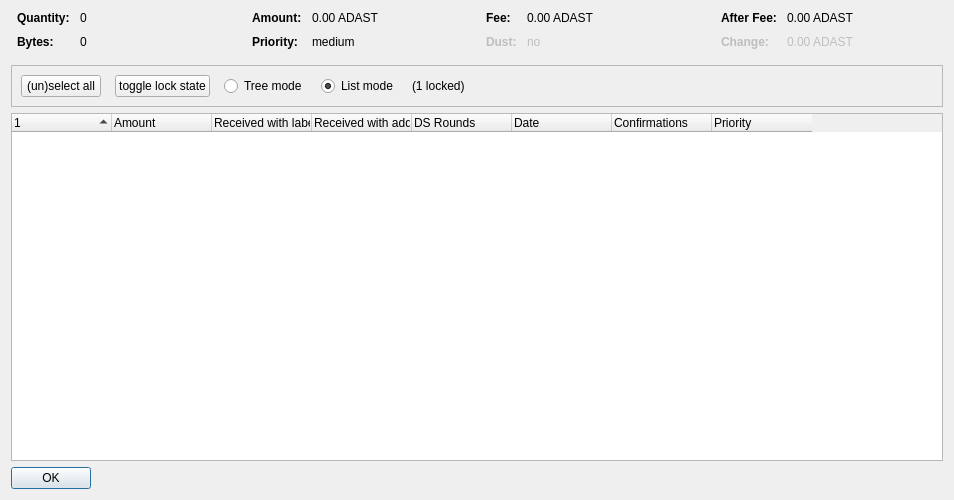
<?xml version="1.0" encoding="UTF-8"?>
<ui version="4.0">
 <class>CoinControlDialog</class>
 <widget class="QDialog" name="CoinControlDialog">
  <property name="geometry">
   <rect>
    <x>0</x>
    <y>0</y>
    <width>954</width>
    <height>500</height>
   </rect>
  </property>
  <property name="windowTitle">
   <string>Coin Selection</string>
  </property>
  <layout class="QVBoxLayout" name="verticalLayout">
   <item>
    <layout class="QHBoxLayout" name="horizontalLayoutTop" stretch="0,0,0,0">
     <property name="topMargin">
      <number>0</number>
     </property>
     <property name="bottomMargin">
      <number>10</number>
     </property>
     <item>
      <layout class="QFormLayout" name="formLayoutCoinControl1">
       <property name="horizontalSpacing">
        <number>10</number>
       </property>
       <property name="verticalSpacing">
        <number>10</number>
       </property>
       <property name="leftMargin">
        <number>6</number>
       </property>
       <property name="rightMargin">
        <number>6</number>
       </property>
       <item row="0" column="0">
        <widget class="QLabel" name="labelCoinControlQuantityText">
         <property name="font">
          <font>
           <weight>75</weight>
           <bold>true</bold>
          </font>
         </property>
         <property name="text">
          <string>Quantity:</string>
         </property>
        </widget>
       </item>
       <item row="0" column="1">
        <widget class="QLabel" name="labelCoinControlQuantity">
         <property name="cursor">
          <cursorShape>IBeamCursor</cursorShape>
         </property>
         <property name="contextMenuPolicy">
          <enum>Qt::ActionsContextMenu</enum>
         </property>
         <property name="text">
          <string notr="true">0</string>
         </property>
         <property name="textInteractionFlags">
          <set>Qt::LinksAccessibleByMouse|Qt::TextSelectableByKeyboard|Qt::TextSelectableByMouse</set>
         </property>
        </widget>
       </item>
       <item row="1" column="0">
        <widget class="QLabel" name="labelCoinControlBytesText">
         <property name="font">
          <font>
           <weight>75</weight>
           <bold>true</bold>
          </font>
         </property>
         <property name="text">
          <string>Bytes:</string>
         </property>
        </widget>
       </item>
       <item row="1" column="1">
        <widget class="QLabel" name="labelCoinControlBytes">
         <property name="cursor">
          <cursorShape>IBeamCursor</cursorShape>
         </property>
         <property name="contextMenuPolicy">
          <enum>Qt::ActionsContextMenu</enum>
         </property>
         <property name="text">
          <string notr="true">0</string>
         </property>
         <property name="textInteractionFlags">
          <set>Qt::LinksAccessibleByMouse|Qt::TextSelectableByKeyboard|Qt::TextSelectableByMouse</set>
         </property>
        </widget>
       </item>
      </layout>
     </item>
     <item>
      <layout class="QFormLayout" name="formLayoutCoinControl2">
       <property name="horizontalSpacing">
        <number>10</number>
       </property>
       <property name="verticalSpacing">
        <number>10</number>
       </property>
       <property name="leftMargin">
        <number>6</number>
       </property>
       <property name="rightMargin">
        <number>6</number>
       </property>
       <item row="0" column="0">
        <widget class="QLabel" name="labelCoinControlAmountText">
         <property name="font">
          <font>
           <weight>75</weight>
           <bold>true</bold>
          </font>
         </property>
         <property name="text">
          <string>Amount:</string>
         </property>
        </widget>
       </item>
       <item row="0" column="1">
        <widget class="QLabel" name="labelCoinControlAmount">
         <property name="cursor">
          <cursorShape>IBeamCursor</cursorShape>
         </property>
         <property name="contextMenuPolicy">
          <enum>Qt::ActionsContextMenu</enum>
         </property>
         <property name="text">
          <string notr="true">0.00 ADAST</string>
         </property>
         <property name="textInteractionFlags">
          <set>Qt::LinksAccessibleByMouse|Qt::TextSelectableByKeyboard|Qt::TextSelectableByMouse</set>
         </property>
        </widget>
       </item>
       <item row="1" column="0">
        <widget class="QLabel" name="labelCoinControlPriorityText">
         <property name="font">
          <font>
           <weight>75</weight>
           <bold>true</bold>
          </font>
         </property>
         <property name="text">
          <string>Priority:</string>
         </property>
        </widget>
       </item>
       <item row="1" column="1">
        <widget class="QLabel" name="labelCoinControlPriority">
         <property name="cursor">
          <cursorShape>IBeamCursor</cursorShape>
         </property>
         <property name="contextMenuPolicy">
          <enum>Qt::ActionsContextMenu</enum>
         </property>
         <property name="text">
          <string>medium</string>
         </property>
         <property name="textInteractionFlags">
          <set>Qt::LinksAccessibleByMouse|Qt::TextSelectableByKeyboard|Qt::TextSelectableByMouse</set>
         </property>
        </widget>
       </item>
      </layout>
     </item>
     <item>
      <layout class="QFormLayout" name="formLayoutCoinControl3">
       <property name="horizontalSpacing">
        <number>10</number>
       </property>
       <property name="verticalSpacing">
        <number>10</number>
       </property>
       <property name="leftMargin">
        <number>6</number>
       </property>
       <property name="rightMargin">
        <number>6</number>
       </property>
       <item row="0" column="0">
        <widget class="QLabel" name="labelCoinControlFeeText">
         <property name="font">
          <font>
           <weight>75</weight>
           <bold>true</bold>
          </font>
         </property>
         <property name="text">
          <string>Fee:</string>
         </property>
        </widget>
       </item>
       <item row="0" column="1">
        <widget class="QLabel" name="labelCoinControlFee">
         <property name="cursor">
          <cursorShape>IBeamCursor</cursorShape>
         </property>
         <property name="contextMenuPolicy">
          <enum>Qt::ActionsContextMenu</enum>
         </property>
         <property name="text">
          <string notr="true">0.00 ADAST</string>
         </property>
         <property name="textInteractionFlags">
          <set>Qt::LinksAccessibleByMouse|Qt::TextSelectableByKeyboard|Qt::TextSelectableByMouse</set>
         </property>
        </widget>
       </item>
       <item row="1" column="0">
        <widget class="QLabel" name="labelCoinControlLowOutputText">
         <property name="enabled">
          <bool>false</bool>
         </property>
         <property name="font">
          <font>
           <weight>75</weight>
           <bold>true</bold>
          </font>
         </property>
         <property name="text">
          <string>Dust:</string>
         </property>
        </widget>
       </item>
       <item row="1" column="1">
        <widget class="QLabel" name="labelCoinControlLowOutput">
         <property name="enabled">
          <bool>false</bool>
         </property>
         <property name="cursor">
          <cursorShape>IBeamCursor</cursorShape>
         </property>
         <property name="contextMenuPolicy">
          <enum>Qt::ActionsContextMenu</enum>
         </property>
         <property name="text">
          <string>no</string>
         </property>
         <property name="textInteractionFlags">
          <set>Qt::LinksAccessibleByMouse|Qt::TextSelectableByKeyboard|Qt::TextSelectableByMouse</set>
         </property>
        </widget>
       </item>
      </layout>
     </item>
     <item>
      <layout class="QFormLayout" name="formLayoutCoinControl4">
       <property name="horizontalSpacing">
        <number>10</number>
       </property>
       <property name="verticalSpacing">
        <number>10</number>
       </property>
       <property name="leftMargin">
        <number>6</number>
       </property>
       <property name="rightMargin">
        <number>6</number>
       </property>
       <item row="0" column="0">
        <widget class="QLabel" name="labelCoinControlAfterFeeText">
         <property name="font">
          <font>
           <weight>75</weight>
           <bold>true</bold>
          </font>
         </property>
         <property name="text">
          <string>After Fee:</string>
         </property>
        </widget>
       </item>
       <item row="0" column="1">
        <widget class="QLabel" name="labelCoinControlAfterFee">
         <property name="cursor">
          <cursorShape>IBeamCursor</cursorShape>
         </property>
         <property name="contextMenuPolicy">
          <enum>Qt::ActionsContextMenu</enum>
         </property>
         <property name="text">
          <string notr="true">0.00 ADAST</string>
         </property>
         <property name="textInteractionFlags">
          <set>Qt::LinksAccessibleByMouse|Qt::TextSelectableByKeyboard|Qt::TextSelectableByMouse</set>
         </property>
        </widget>
       </item>
       <item row="1" column="0">
        <widget class="QLabel" name="labelCoinControlChangeText">
         <property name="enabled">
          <bool>false</bool>
         </property>
         <property name="font">
          <font>
           <weight>75</weight>
           <bold>true</bold>
          </font>
         </property>
         <property name="text">
          <string>Change:</string>
         </property>
        </widget>
       </item>
       <item row="1" column="1">
        <widget class="QLabel" name="labelCoinControlChange">
         <property name="enabled">
          <bool>false</bool>
         </property>
         <property name="cursor">
          <cursorShape>IBeamCursor</cursorShape>
         </property>
         <property name="contextMenuPolicy">
          <enum>Qt::ActionsContextMenu</enum>
         </property>
         <property name="text">
          <string notr="true">0.00 ADAST</string>
         </property>
         <property name="textInteractionFlags">
          <set>Qt::LinksAccessibleByMouse|Qt::TextSelectableByKeyboard|Qt::TextSelectableByMouse</set>
         </property>
        </widget>
       </item>
      </layout>
     </item>
    </layout>
   </item>
   <item>
    <widget class="QFrame" name="frame">
     <property name="minimumSize">
      <size>
       <width>0</width>
       <height>40</height>
      </size>
     </property>
     <property name="frameShape">
      <enum>QFrame::StyledPanel</enum>
     </property>
     <property name="frameShadow">
      <enum>QFrame::Sunken</enum>
     </property>
     <layout class="QHBoxLayout" name="horizontalLayout">
      <item>
       <layout class="QHBoxLayout" name="horizontalLayoutPanel" stretch="0,0,0,0,0,0">
        <property name="spacing">
         <number>14</number>
        </property>
        <item>
         <widget class="QPushButton" name="pushButtonSelectAll">
          <property name="sizePolicy">
           <sizepolicy hsizetype="Maximum" vsizetype="Fixed">
            <horstretch>0</horstretch>
            <verstretch>0</verstretch>
           </sizepolicy>
          </property>
          <property name="text">
           <string>(un)select all</string>
          </property>
          <property name="autoDefault">
           <bool>false</bool>
          </property>
         </widget>
        </item>
        <item>
         <widget class="QPushButton" name="pushButtonToggleLock">
          <property name="sizePolicy">
           <sizepolicy hsizetype="Maximum" vsizetype="Fixed">
            <horstretch>0</horstretch>
            <verstretch>0</verstretch>
           </sizepolicy>
          </property>
          <property name="text">
           <string>toggle lock state</string>
          </property>
          <property name="autoDefault">
           <bool>false</bool>
          </property>
         </widget>
        </item>
        <item>
         <widget class="QRadioButton" name="radioTreeMode">
          <property name="sizePolicy">
           <sizepolicy hsizetype="Maximum" vsizetype="Fixed">
            <horstretch>0</horstretch>
            <verstretch>0</verstretch>
           </sizepolicy>
          </property>
          <property name="text">
           <string>Tree mode</string>
          </property>
         </widget>
        </item>
        <item>
         <widget class="QRadioButton" name="radioListMode">
          <property name="sizePolicy">
           <sizepolicy hsizetype="Maximum" vsizetype="Fixed">
            <horstretch>0</horstretch>
            <verstretch>0</verstretch>
           </sizepolicy>
          </property>
          <property name="text">
           <string>List mode</string>
          </property>
          <property name="checked">
           <bool>true</bool>
          </property>
         </widget>
        </item>
        <item>
         <widget class="QLabel" name="labelLocked">
          <property name="text">
           <string>(1 locked)</string>
          </property>
         </widget>
        </item>
        <item>
         <spacer name="horizontalSpacer">
          <property name="orientation">
           <enum>Qt::Horizontal</enum>
          </property>
          <property name="sizeHint" stdset="0">
           <size>
            <width>40</width>
            <height>20</height>
           </size>
          </property>
         </spacer>
        </item>
       </layout>
      </item>
     </layout>
    </widget>
   </item>
   <item>
    <widget class="CoinControlTreeWidget" name="treeWidget">
     <property name="contextMenuPolicy">
      <enum>Qt::CustomContextMenu</enum>
     </property>
     <property name="sortingEnabled">
      <bool>false</bool>
     </property>
     <property name="columnCount">
      <number>8</number>
     </property>
     <attribute name="headerShowSortIndicator" stdset="0">
      <bool>true</bool>
     </attribute>
     <attribute name="headerStretchLastSection">
      <bool>false</bool>
     </attribute>
     <column>
      <property name="text">
       <string/>
      </property>
     </column>
     <column>
      <property name="text">
       <string>Amount</string>
      </property>
     </column>
     <column>
      <property name="text">
       <string>Received with label</string>
      </property>
     </column>
     <column>
      <property name="text">
       <string>Received with address</string>
      </property>
     </column>
     <column>
      <property name="text">
       <string>DS Rounds</string>
      </property>
     </column>
     <column>
      <property name="text">
       <string>Date</string>
      </property>
     </column>
     <column>
      <property name="text">
       <string>Confirmations</string>
      </property>
      <property name="toolTip">
       <string>Confirmed</string>
      </property>
     </column>
     <column>
      <property name="text">
       <string>Priority</string>
      </property>
     </column>
    </widget>
   </item>
   <item>
    <widget class="QDialogButtonBox" name="buttonBox">
     <property name="sizePolicy">
      <sizepolicy hsizetype="Maximum" vsizetype="Fixed">
       <horstretch>0</horstretch>
       <verstretch>0</verstretch>
      </sizepolicy>
     </property>
     <property name="orientation">
      <enum>Qt::Horizontal</enum>
     </property>
     <property name="standardButtons">
      <set>QDialogButtonBox::Ok</set>
     </property>
    </widget>
   </item>
  </layout>
 </widget>
 <customwidgets>
  <customwidget>
   <class>CoinControlTreeWidget</class>
   <extends>QTreeWidget</extends>
   <header>coincontroltreewidget.h</header>
  </customwidget>
 </customwidgets>
 <resources/>
 <connections/>
</ui>
